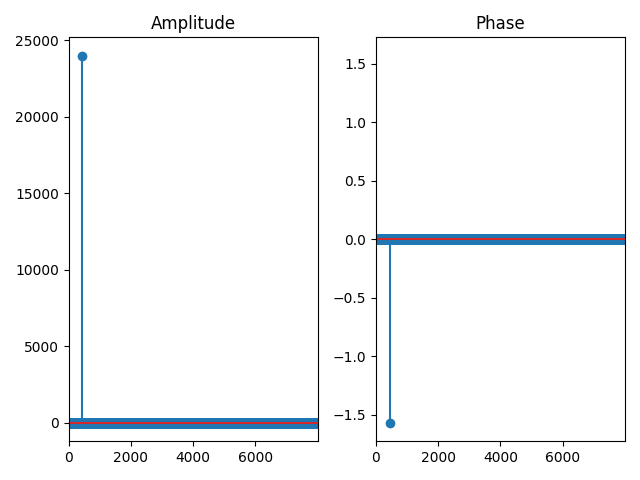

The Python source for this figure:
import numpy as np

def sin(A: float, f: float, fs: float, sec: float):
  n = np.arange(0, fs*sec) / fs
  return A * np.sin(2 * np.pi * f * n)

if __name__ == "__main__":
  import matplotlib.pyplot as plt

  fs = 16000
  sec = 3.0
  N = int(fs*sec)
  
  y = sin(1.0, 440, fs, sec)

  Y = np.fft.fft(y)
  freq = np.fft.fftfreq(N, d=1/fs)

  amp = np.abs(Y)
  phs = np.angle(Y)
  phs[amp < 1e-5] = 0 # これをしないと，絶対値がすごく小さな値の偏角も計算されてしまい，でたらめな位相スペクトルが出てしまう
  
  fig, axs = plt.subplots(1, 2)

  axs[0].stem(freq, amp)
  axs[0].set_xlim([0, max(freq)])
  axs[0].set_title('Amplitude')
  axs[1].stem(freq, phs)
  axs[1].set_xlim([0, max(freq)])
  axs[1].set_title('Phase')

  fig.tight_layout()
  plt.savefig('./skotsugi/chapter02/q06.png')
